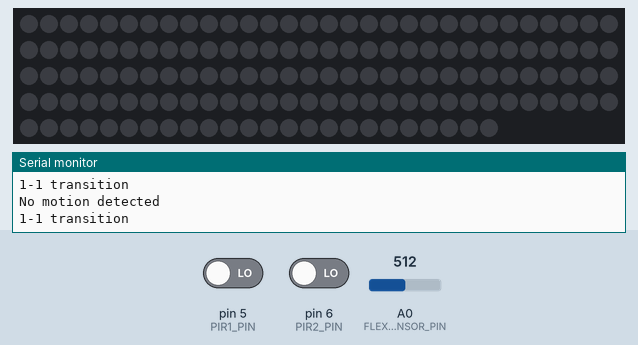
Recording of a sketch running on a simulated Arduino Uno, built with avr-gcc and run on an emulated ATmega328P. Shown: 144 RGB LEDs in strip order, left to right, continuing on the next row, the last lines printed to the serial monitor. The test bench sets the inputs (shaded band); at power-on: pin 6 (PIR2_PIN) LOW, A0 (FLEX_SENSOR_PIN) = 512, pin 5 (PIR1_PIN) LOW. Dim RGB values are drawn brighter than linear.

Above: at 4.5 s.
4.6 s: pin 6 (PIR2_PIN) driven HIGH
At 5.8 s:
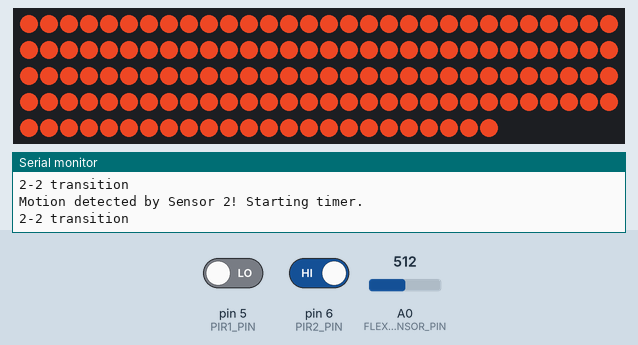
6.5 s: A0 (FLEX_SENSOR_PIN) set to 716
At 7.5 s:
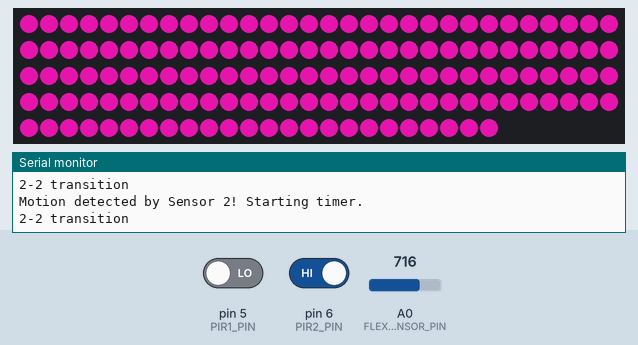
8.1 s: A0 (FLEX_SENSOR_PIN) set to 511
9.7 s: A0 (FLEX_SENSOR_PIN) set to 306
At 10.8 s:
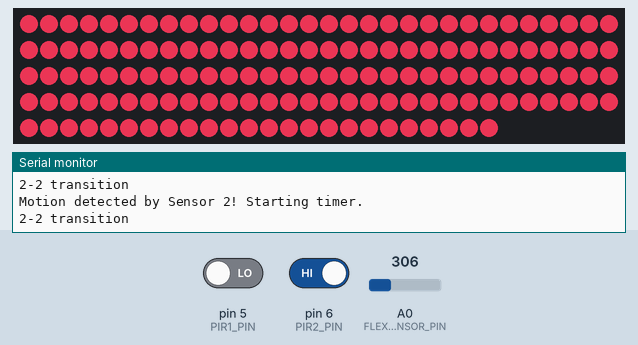
Timing chart, 0 to 12.3 s (numbered marks = the images above; inputs shaded):
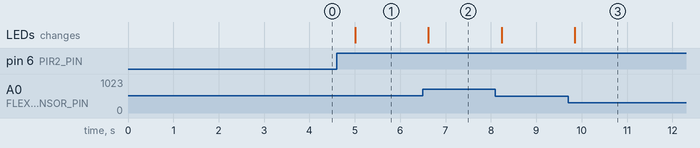

Measured:
- after the input at 4.6 s, the LEDs: change after 0.41 s (image 1)
- after the input at 6.5 s, the LEDs: change after 0.12 s (image 2)
- after the input at 9.7 s, the LEDs: change after 0.15 s (image 3)

The sketch:

MyProject.ino
```cpp
#include "MyProject.h"
#include "MotionControl.h"
#include "LEDControl.h"
#include "MyWDT.h"
#include "TestFSM.h"

/*
Sets up watchdog, motion sensors, LEDs, interrupt. Has function to run unit tests.
No params / return
*/
void setup() {
  Serial.begin(9600);
  while(!Serial);
  setupWDT();
  initializeMotionSensors();
  initializeLEDs();
  Serial.println("System set up complete.");
  attachInterrupt(digitalPinToInterrupt(8), checkButtonPress, RISING);
  // UNCOMMENT THE CODE BELOW TO RUN TESTS -- MAKE SURE THE CODE INSIDE THE LOOP IS COMMENTED OUT
  // testAllTests();
}

/*
Polls for inputs then updates time-triggered FSM.
No params / return.
*/
void loop() {
  static state CURRENT_STATE = sLIGHT_OFF;
  updateInputs();
  CURRENT_STATE = updateFSM(CURRENT_STATE, millis());
  delay(200);
}

/*
Function that updates FSM. Takes current state, and current time as parameters.
Returns next state based on the transition taken.
*/
state updateFSM(state curState, long mils) {
  state nextState;
  switch(curState) {
    case sLIGHT_OFF:
      if (!motionDetected || mils - lastTurnedOff < 5000) { // transition 1-1
        Serial.println("1-1 transition");
        turnOffLEDs();
        nextState = sLIGHT_OFF;
      }
      else if (motionDetected) { // transition 1-2
        Serial.println("1-2 transition");
        turnOnLEDs();
        nextState = sLIGHT_ON;
      }
      break;
    case sLIGHT_ON:
      if (!motionDetected && (mils - lastMotionTime >= MOTION_DURATION)) { // transition 2-1
        Serial.println("2-1 transition");
        turnOffLEDs();
        lastTurnedOff = mils;
        nextState = sLIGHT_OFF;
      } else if(!buttonPressed && !flexDetected && (mils - lastMotionTime < MOTION_DURATION)){ // transition 2-2
        Serial.println("2-2 transition");
        nextState = sLIGHT_ON;
      } else if (buttonPressed && mils - lastMotionTime < MOTION_DURATION) { // transition 2-3
        Serial.println("2-3 transition");
        buttonPressed = false;
        nextState = sMODE_CHANGE;
      } else if (flexDetected && !buttonPressed && (mils - lastMotionTime < MOTION_DURATION)){ // transition 2-4
        Serial.println("2-4 transition");
        handleFlexSensor();
        nextState = sCOLOR_CHANGE;
      }
      break;
    case sMODE_CHANGE:
      if (!motionDetected && (mils - lastMotionTime >= MOTION_DURATION)) { // transition 3-1
        Serial.println("3-1 transition");
        turnOffLEDs();
        lastTurnedOff = mils;
        nextState = sLIGHT_OFF;
      } else if (!buttonPressed && !flexDetected && (mils - lastMotionTime < MOTION_DURATION)){ // transition 3-2
        Serial.println("3-2 transition");
        nextState = sLIGHT_ON;
      } else if(buttonPressed && mils - lastMotionTime < MOTION_DURATION){ // transition 3-3
        Serial.println("3-3 transition");
        buttonPressed = false;
        nextState = sMODE_CHANGE;
      } else if (flexDetected && !buttonPressed && (mils - lastMotionTime < MOTION_DURATION)){ // transition 3-4
        Serial.println("3-4 transition");
        handleFlexSensor();
        nextState = sCOLOR_CHANGE;
      }
      break;
    case sCOLOR_CHANGE:
      if (!motionDetected && (mils - lastMotionTime >= MOTION_DURATION)) { // transition 4-1
        Serial.println("4-1 transition");
        turnOffLEDs();
        lastTurnedOff = mils;
        nextState = sLIGHT_OFF;
      } else if (!buttonPressed && !flexDetected && (mils - lastMotionTime < MOTION_DURATION)){ // transition 4-2
        Serial.println("4-2 transition");
        nextState = sLIGHT_ON;
      } else if(buttonPressed && mils - lastMotionTime < MOTION_DURATION){ // transition 4-3
        Serial.println("4-3 transition");
        buttonPressed = false;
        nextState = sMODE_CHANGE;
      } else if (flexDetected && !buttonPressed && (mils - lastMotionTime < MOTION_DURATION)){ // transition 4-4
        Serial.println("4-4 transition");
        handleFlexSensor();
        nextState = sCOLOR_CHANGE;
      }
      break;
  }
  petWatchdog();
  return nextState;
}

/*
Function that polls for inputs (motion sensor input and flex sensor input).
No params / return
*/
void updateInputs() {
  // Check PIR sensor
  checkMotion();
  // Check flex sensor
  checkFlexSensor();
}
```

LEDControl.cpp
```cpp
#include "LEDControl.h"
#include "MyWDT.h"
Adafruit_NeoPixel strip(NUM_LEDS, LED_PIN, NEO_GRB + NEO_KHZ800);

#define FLEX_SENSOR_PIN A0
#define BUTTON_PIN 8
int flexValue = 0;
bool flexDetected = false;
bool buttonPressed = false;
int colorMode = 0;
unsigned long lastTurnedOff = 0;


// Color blending variables
uint8_t baseRed = 200, baseGreen = 60, baseBlue = 30;
uint8_t targetRed = 170, targetGreen = 0, targetBlue = 170;
float blendFactor = 0;

uint32_t colors[] = {
  strip.Color(200, 60, 30),    // Pink
  strip.Color(30, 255, 60),    // Mint Green
  strip.Color(30, 60, 150),    // Blue
  strip.Color(255, 100, 0),  // Orange
  strip.Color(0, 255, 255),  // Cyan
  strip.Color(255, 0, 255),  // Magenta
  strip.Color(255, 255, 255) // White
};

uint32_t targetColors[] = {
  strip.Color(170, 0, 170),  // Pink -> Purple
  strip.Color(255, 255, 0),  // Mint Green -> Yellow
  strip.Color(30, 255, 60),  // Blue -> Mint Green
  strip.Color(247, 215, 5),  // Orange-> Yellow
  strip.Color(0, 0, 255),    // Cyan -> Blue
  strip.Color(255, 0, 0),    // Magenta -> Red
  strip.Color(0, 0, 0)       // White -> Off
};

/*
Function that sets up the LEDs and then pets the watchdog, called in setup.
No params / return
*/
void initializeLEDs() {
  strip.begin();
  strip.show();
  petWatchdog();
}

/*
Function that turns on the LEDs, showing current base color.
One of the output functions for FSM.
No params / return
*/
void turnOnLEDs() {
  strip.fill(strip.Color(baseRed, baseGreen, baseBlue));
  strip.show();
}

/*
Function that turns off the LEDs.
One of the output functions for FSM/
No params / return
*/
void turnOffLEDs() {
  strip.fill(0, 0, 0);
  strip.show();
}

/*
Function that reads the flex sensor, sets the value to be flexValue, and then pets the watchdog.
If the new value is greater than the last one by 10, then flexDetected is set to true.
No params / return
*/
void checkFlexSensor() {
  int lastFlexValue = flexValue;
  flexValue = analogRead(FLEX_SENSOR_PIN);
  if (abs(flexValue - lastFlexValue) >= 10) {
    flexDetected = true;
  } else {
    flexDetected = false;
  }
  petWatchdog();
}

/*
Function that uses the current flexValue to determine how to change the LED color.
Uses map function to convert the flexValue to a decimal (corresponding to the degree of bend),
then uses that decimal to blend from the base color to the target color. Then, it
changes the LEDs based on the newly calculatuted color.
One of the output functions for FSM
No params / return
*/
void handleFlexSensor() {
  blendFactor = constrain(map(flexValue, 50, 950, 0, 100) / 100.0, 0.0, 1.0);
  uint8_t blendedRed =baseRed + blendFactor * (targetRed - baseRed);
  uint8_t blendedGreen =baseGreen + blendFactor * (targetGreen - baseGreen);
  uint8_t blendedBlue =baseBlue + blendFactor * (targetBlue - baseBlue);

  strip.fill(strip.Color(blendedRed, blendedGreen, blendedBlue));
  strip.show();

  // Serial.print("Flex Sensor: ");
  // Serial.print(flexValue);
  // Serial.print(" -> Blended Color: R=");
  // Serial.print(blendedRed);
  // Serial.print(", G=");
  // Serial.print(blendedGreen);
  // Serial.print(", B=");
  // Serial.println(blendedBlue);
}

/*
Function that increments the colorMode within 0-8, to determine the current
set of base and target colors to work with. Turns on LEDs to new color, sets buttonPressed to true,
and pets watchdog.
No params / return
*/
void checkButtonPress() {

  colorMode = (colorMode + 1) % (sizeof(colors) / sizeof(colors[0]));

  uint32_t baseColor = colors[colorMode];
  uint32_t targetColor = targetColors[colorMode];

  baseRed = (baseColor >> 16) & 0xFF;
  baseGreen = (baseColor >> 8) & 0xFF;
  baseBlue = baseColor & 0xFF;

  targetRed = (targetColor >> 16) & 0xFF;
  targetGreen = (targetColor >> 8) & 0xFF;
  targetBlue = targetColor & 0xFF;
  buttonPressed = true;
  strip.fill(strip.Color(baseRed, baseGreen, baseBlue));
  strip.show();

  petWatchdog();

}
```

LEDControl.h
```cpp
#ifndef LEDCONTROL_H
#define LEDCONTROL_H

#include <Adafruit_NeoPixel.h>

#define LED_PIN 3
#define NUM_LEDS 144

extern int flexValue; // Keeps track of value provided by flex sensor
extern bool flexDetected; // Boolean indicating if flex was detected or not
extern bool buttonPressed; // Boolean indicating if button was pressed or not
extern int colorMode; // Int keeping track of current color mode (can be 0 - 6)
extern unsigned long lastTurnedOff; // Time at which the light was last turned off
extern float blendFactor; // Decimal indicating how much to blend base color to target color (used for gradient effect)

// Base color that shows when flex sensor is not bent
extern uint8_t baseRed;
extern uint8_t baseGreen;
extern uint8_t baseBlue;
// Target color to approach as the flex sensor is more bent
extern uint8_t targetRed;
extern uint8_t targetGreen;
extern uint8_t targetBlue;

void initializeLEDs(); // Function that sets up the LEDs
void turnOnLEDs(); // Function that turns on LEDs
void turnOffLEDs(); // Function that turns off LEDs
void checkFlexSensor(); // Function that reads flex sensor input
void handleFlexSensor(); // Function that uses flex sensor input to get corresponding color based on bend
void checkButtonPress(); // Function that changes colorMode, base and target colors, and buttonPressed based on an interrupt

#endif
```

MotionControl.cpp
```cpp
#include "MotionControl.h"
#include "LEDControl.h"
#include "MyWDT.h"
#define PIR1_PIN 5
#define PIR2_PIN 6

bool motionDetected = false;
unsigned long lastMotionTime = 0;

/*
Function that sets the pins of the PIR motion sensors to be inputs and then pets the watchdog.
No params / return
*/
void initializeMotionSensors() {
  pinMode(PIR1_PIN, INPUT);
  pinMode(PIR2_PIN, INPUT);
  petWatchdog();
}

/*
Function that reads PIR sensors to check for motion and then pets watchdog.
Sets motionDetected to be true when either sensor is HIGH, and sets the lastMotion time to be
the current time to indicate the time of motion detection. Sets motionDetected to false if
no motion detection (if both sensors are LOW). Prints to serial monitor based on detection.
No params / return
*/
void checkMotion() {
  bool pir1State = digitalRead(PIR1_PIN);
  bool pir2State = digitalRead(PIR2_PIN);

  if (pir1State == HIGH || pir2State == HIGH) {
    if (pir1State == HIGH) Serial.println("Motion detected by Sensor 1! Starting timer.");
    if (pir2State == HIGH) Serial.println("Motion detected by Sensor 2! Starting timer.");
    motionDetected = true;
    lastMotionTime = millis();
  } else if (pir1State == LOW && pir2State == LOW) {
    Serial.println("No motion detected");
    motionDetected = false;
  }
  petWatchdog();
}
```

MotionControl.h
```cpp
#ifndef MOTIONCONTROL_H
#define MOTIONCONTROL_H

#include <Arduino.h>

// Boolean indicating if motion was detected or not
extern bool motionDetected;
// Time at which motion was last detected
extern unsigned long lastMotionTime;

// Function that sets up motion sensors
void initializeMotionSensors();
// Function that reads sensors to check for motion
void checkMotion();

#endif
```

MyProject.h
```cpp
#ifndef MYPROJECT_H
#define MYPROJECT_H
#define MOTION_DURATION 300000

// Enum for states: LIGHT_OFF, LIGHT_ON, MODE_CHANGE, COLOR_CHANGE
typedef enum {
  sLIGHT_OFF = 1,
  sLIGHT_ON = 2,
  sMODE_CHANGE = 3,
  sCOLOR_CHANGE = 4,
} state;

// Function that updates FSM
state updateFSM(state curState, long mils);

#endif
```

MyWDT.cpp
```cpp
#include "MyWDT.h"

unsigned long wdtMil = 0;

// Function that sets up watchdog based on interval (2684). No param / return
void setupWDT() {
  if(wdtInterval < 1) {
    // Serial.println("Invalid watchdog interval");
    while(1){}
  }
  if (WDT.begin(wdtInterval)) {
    // Serial.print("WDT interval: ");
    WDT.refresh();
    // Serial.print(WDT.getTimeout());
    WDT.refresh();
    // Serial.println(" ms");
    WDT.refresh();
  } else {
    // Serial.println("Error initializing watchdog");
    while(1){}
  }
}

// Function that pets the watchdog. No param / return
void petWatchdog() {
  WDT.refresh();
  wdtMil = millis();
}
```

MyWDT.h
```cpp
#ifndef MYWDT_H
#define MYWDT_H

#include <WDT.h>
#include <Arduino.h>
/*
Watchdog Refresh


This sketch shows how to enable the watchdog and
refresh the timer to avoid resets


Watchdog intervals are limited to 7 timeout periods
the library will select the best clock divisor and timeout
according to the selected wdtInterval.


UNO R4 min wdtInterval 1ms / max wdtInterval 5592ms
Comment out Serial.print() in the setup to make it work with
small intervals


Portenta C33 min wdtInterval 1ms / max wdtInterval 2684ms


Circuit:
- Portenta C33
- UNO R4
*/
// Max time without petting before watchdog forces system to reset
const long wdtInterval = 2684;

// Function that sets up watchdog
void setupWDT();
// Function that pets watchdog
void petWatchdog();

#endif 
```

TestFSM.h
```cpp
/*
Inputs for testing
Note that flexValue is not included in our FSM diagram bc our FSM function doesn't need to know about it,
however it is inlcuded here so we can control how the flex sensor responds to bend.
*/
typedef struct {
  bool flexDetected;
  int flexValue;
  bool motionDetected;
  unsigned long lastMotionTime;
  long mils;
} state_inputs;

/*
Variables for testing
*/
typedef struct {
  unsigned long lastTurnedOff;
  int colorMode;
  uint8_t baseRed;
  uint8_t baseGreen;
  uint8_t baseBlue;
  uint8_t targetRed;
  uint8_t targetGreen;
  uint8_t targetBlue;
  float blendFactor;
  bool buttonPressed;
} state_vars;

// Function for checking that FSM takes the correct transition
bool testTransition(state startState, state endState, state_inputs testStateInputs, state_vars startStateVars, state_vars endStateVars, bool verbos);
// Helper function that lets us print the state
char* s2str(state s);
// Function that runs all unit tests
bool testAllTests();
```

Source omitted: TestFSM.cpp (9316 bytes)
